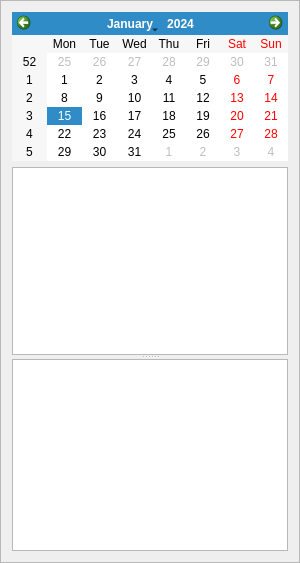
   <widget class="QFrame" name="frame">
    <property name="minimumSize">
     <size>
      <width>300</width>
      <height>0</height>
     </size>
    </property>
    <property name="maximumSize">
     <size>
      <width>400</width>
      <height>16777215</height>
     </size>
    </property>
    <property name="baseSize">
     <size>
      <width>250</width>
      <height>0</height>
     </size>
    </property>
    <property name="frameShape">
     <enum>QFrame::StyledPanel</enum>
    </property>
    <property name="frameShadow">
     <enum>QFrame::Raised</enum>
    </property>
    <layout class="QVBoxLayout" name="verticalLayout">
     <item>
      <widget class="QCalendarWidget" name="calendarWidget">
       <property name="sizePolicy">
        <sizepolicy hsizetype="Preferred" vsizetype="Fixed">
         <horstretch>0</horstretch>
         <verstretch>0</verstretch>
        </sizepolicy>
       </property>
       <property name="font">
        <font>
         <pointsize>9</pointsize>
        </font>
       </property>
      </widget>
     </item>
     <item>
      <widget class="QWidget" name="widget_12" native="true">
       <layout class="QVBoxLayout" name="verticalLayout_2">
        <property name="spacing">
         <number>0</number>
        </property>
        <property name="leftMargin">
         <number>0</number>
        </property>
        <property name="topMargin">
         <number>0</number>
        </property>
        <property name="rightMargin">
         <number>0</number>
        </property>
        <property name="bottomMargin">
         <number>0</number>
        </property>
        <item>
         <widget class="QSplitter" name="splitter_2">
          <property name="orientation">
           <enum>Qt::Vertical</enum>
          </property>
          <widget class="QTableView" name="balanceTableView">
           <property name="sizePolicy">
            <sizepolicy hsizetype="Expanding" vsizetype="Expanding">
             <horstretch>0</horstretch>
             <verstretch>1</verstretch>
            </sizepolicy>
           </property>
           <property name="font">
            <font>
             <pointsize>9</pointsize>
            </font>
           </property>
           <property name="selectionMode">
            <enum>QAbstractItemView::SingleSelection</enum>
           </property>
           <property name="showGrid">
            <bool>false</bool>
           </property>
           <property name="gridStyle">
            <enum>Qt::DotLine</enum>
           </property>
           <property name="wordWrap">
            <bool>false</bool>
           </property>
           <property name="cornerButtonEnabled">
            <bool>false</bool>
           </property>
           <attribute name="horizontalHeaderVisible">
            <bool>false</bool>
           </attribute>
           <attribute name="horizontalHeaderHighlightSections">
            <bool>false</bool>
           </attribute>
           <attribute name="horizontalHeaderMinimumSectionSize">
            <number>10</number>
           </attribute>
           <attribute name="verticalHeaderVisible">
            <bool>false</bool>
           </attribute>
           <attribute name="verticalHeaderDefaultSectionSize">
            <number>20</number>
           </attribute>
           <attribute name="verticalHeaderHighlightSections">
            <bool>false</bool>
           </attribute>
           <attribute name="verticalHeaderMinimumSectionSize">
            <number>12</number>
           </attribute>
          </widget>
          <widget class="QTableView" name="paymentsBalanceTableView">
           <property name="sizePolicy">
            <sizepolicy hsizetype="Expanding" vsizetype="Expanding">
             <horstretch>0</horstretch>
             <verstretch>0</verstretch>
            </sizepolicy>
           </property>
           <property name="maximumSize">
            <size>
             <width>16777215</width>
             <height>16777215</height>
            </size>
           </property>
           <property name="font">
            <font>
             <pointsize>9</pointsize>
            </font>
           </property>
           <property name="selectionMode">
            <enum>QAbstractItemView::SingleSelection</enum>
           </property>
           <property name="showGrid">
            <bool>false</bool>
           </property>
           <property name="gridStyle">
            <enum>Qt::DotLine</enum>
           </property>
           <property name="wordWrap">
            <bool>false</bool>
           </property>
           <property name="cornerButtonEnabled">
            <bool>false</bool>
           </property>
           <attribute name="horizontalHeaderVisible">
            <bool>false</bool>
           </attribute>
           <attribute name="horizontalHeaderHighlightSections">
            <bool>false</bool>
           </attribute>
           <attribute name="horizontalHeaderMinimumSectionSize">
            <number>10</number>
           </attribute>
           <attribute name="verticalHeaderVisible">
            <bool>false</bool>
           </attribute>
           <attribute name="verticalHeaderDefaultSectionSize">
            <number>20</number>
           </attribute>
           <attribute name="verticalHeaderHighlightSections">
            <bool>false</bool>
           </attribute>
           <attribute name="verticalHeaderMinimumSectionSize">
            <number>12</number>
           </attribute>
          </widget>
         </widget>
        </item>
       </layout>
      </widget>
     </item>
    </layout>
   </widget>
